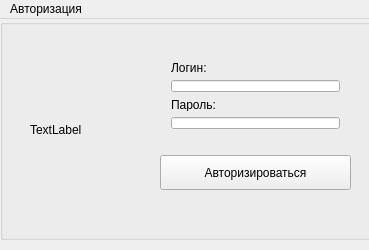
<?xml version="1.0" encoding="UTF-8"?>
<ui version="4.0">
 <class>MainWindow</class>
 <widget class="QMainWindow" name="MainWindow">
  <property name="geometry">
   <rect>
    <x>0</x>
    <y>0</y>
    <width>369</width>
    <height>250</height>
   </rect>
  </property>
  <property name="sizePolicy">
   <sizepolicy hsizetype="Preferred" vsizetype="Preferred">
    <horstretch>0</horstretch>
    <verstretch>0</verstretch>
   </sizepolicy>
  </property>
  <property name="minimumSize">
   <size>
    <width>369</width>
    <height>250</height>
   </size>
  </property>
  <property name="maximumSize">
   <size>
    <width>369</width>
    <height>250</height>
   </size>
  </property>
  <property name="contextMenuPolicy">
   <enum>Qt::DefaultContextMenu</enum>
  </property>
  <property name="windowTitle">
   <string>Учет и ремонт Транспортных средств</string>
  </property>
  <property name="layoutDirection">
   <enum>Qt::LeftToRight</enum>
  </property>
  <property name="animated">
   <bool>true</bool>
  </property>
  <property name="tabShape">
   <enum>QTabWidget::Rounded</enum>
  </property>
  <widget class="QWidget" name="centralWidget">
   <widget class="QGroupBox" name="groupBox">
    <property name="geometry">
     <rect>
      <x>0</x>
      <y>0</y>
      <width>381</width>
      <height>221</height>
     </rect>
    </property>
    <property name="title">
     <string/>
    </property>
    <widget class="QLabel" name="auth_image">
     <property name="geometry">
      <rect>
       <x>30</x>
       <y>50</y>
       <width>111</width>
       <height>121</height>
      </rect>
     </property>
     <property name="text">
      <string>TextLabel</string>
     </property>
    </widget>
    <widget class="QWidget" name="layoutWidget">
     <property name="geometry">
      <rect>
       <x>160</x>
       <y>31</y>
       <width>191</width>
       <height>90</height>
      </rect>
     </property>
     <layout class="QVBoxLayout" name="verticalLayout_4">
      <item>
       <layout class="QVBoxLayout" name="verticalLayout">
        <item>
         <widget class="QLabel" name="label">
          <property name="text">
           <string>Логин:</string>
          </property>
         </widget>
        </item>
        <item>
         <widget class="QLineEdit" name="loginLineEdit"/>
        </item>
       </layout>
      </item>
      <item>
       <layout class="QVBoxLayout" name="verticalLayout_3">
        <item>
         <widget class="QLabel" name="label_2">
          <property name="text">
           <string>Пароль:</string>
          </property>
         </widget>
        </item>
        <item>
         <widget class="QLineEdit" name="passwdLineEdit">
          <property name="text">
           <string/>
          </property>
          <property name="echoMode">
           <enum>QLineEdit::Password</enum>
          </property>
         </widget>
        </item>
       </layout>
      </item>
     </layout>
    </widget>
    <widget class="QPushButton" name="btnAuth">
     <property name="geometry">
      <rect>
       <x>160</x>
       <y>136</y>
       <width>191</width>
       <height>35</height>
      </rect>
     </property>
     <property name="text">
      <string>Авторизироваться</string>
     </property>
    </widget>
   </widget>
  </widget>
  <widget class="QMenuBar" name="menuBar">
   <property name="geometry">
    <rect>
     <x>0</x>
     <y>0</y>
     <width>369</width>
     <height>21</height>
    </rect>
   </property>
   <widget class="QMenu" name="menu">
    <property name="title">
     <string>Авторизация</string>
    </property>
   </widget>
   <addaction name="menu"/>
  </widget>
 </widget>
 <layoutdefault spacing="6" margin="11"/>
 <resources/>
 <connections/>
</ui>
